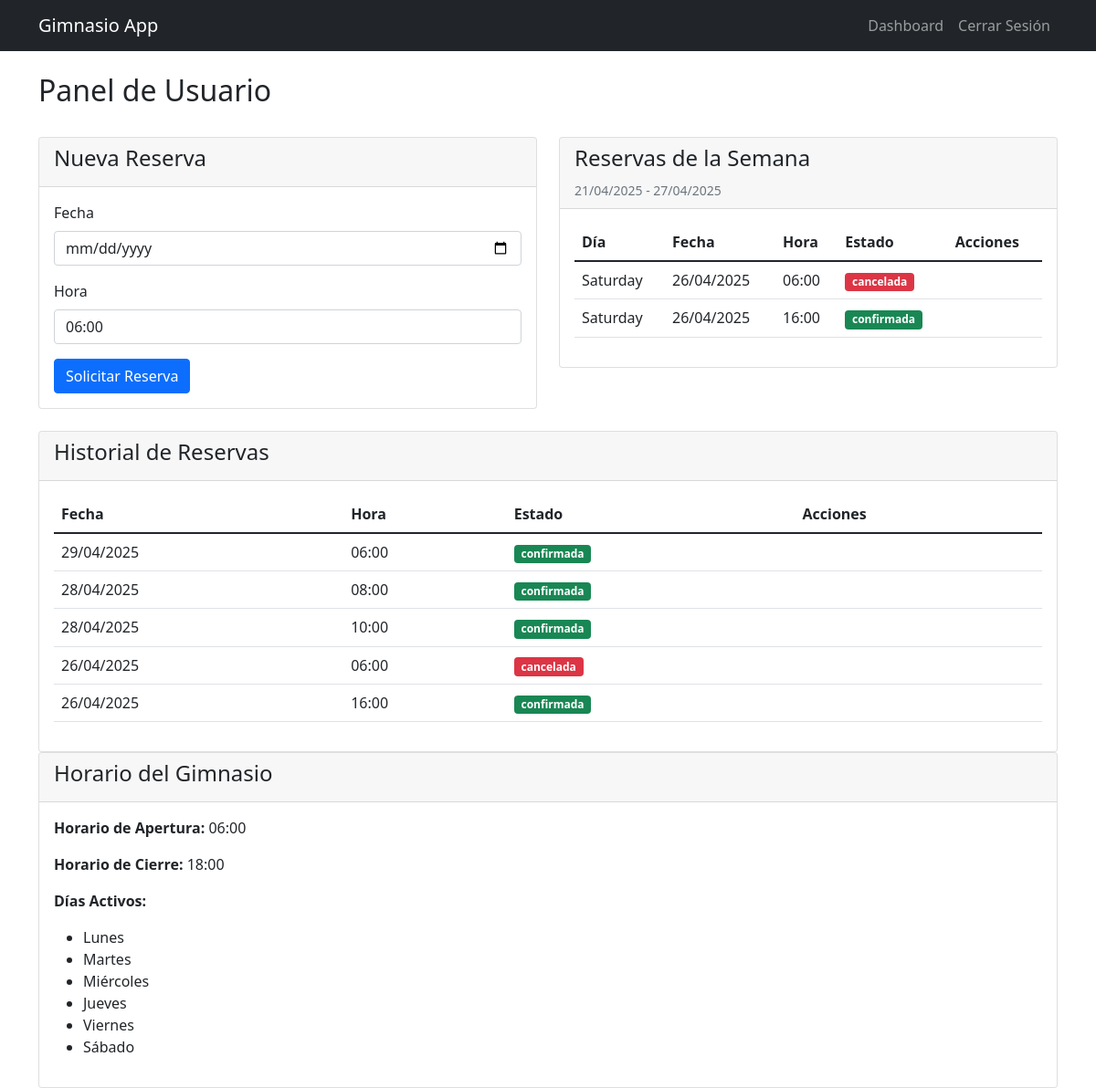
Screenshot of /dashboard (signed in) with the database file from the repository.
### app.py (models this page shows)
class Reserva(db.Model):
    id = db.Column(db.Integer, primary_key=True)
    fecha = db.Column(db.Date, nullable=False)
    hora = db.Column(db.Time, nullable=False)
    usuario_id = db.Column(db.Integer, db.ForeignKey('usuario.id'), nullable=False)
    estado = db.Column(db.String(20), default='pendiente')  # pendiente, confirmada, cancelada, completada
    fecha_creacion = db.Column(db.DateTime, default=datetime.utcnow)

class Configuracion(db.Model):
    id = db.Column(db.Integer, primary_key=True)
    hora_apertura = db.Column(db.Time, default=time(6, 0))  # 6:00 AM
    hora_cierre = db.Column(db.Time, default=time(18, 0))    # 6:00 PM
    dias_activos = db.Column(db.String(100), default='1,2,3,4,5,6')  # 1=Lunes, 7=Domingo
    admin_email = db.Column(db.String(120), default='admin@gimnasio.com')  # Correo para notificaciones
    capacidad_maxima = db.Column(db.Integer, default=10)  # Capacidad máxima por hora

### app.py (the view, shortened to what this page needs)
@app.route('/dashboard')
@login_required
def dashboard():
    config = Configuracion.query.first()
    hoy = datetime.now().date()
    inicio_semana = hoy - timedelta(days=hoy.weekday())
    fin_semana = inicio_semana + timedelta(days=6)
    mis_reservas = Reserva.query.filter_by(usuario_id=current_user.id).order_by(Reserva.fecha.desc()).all()
    reservas_semana = [r for r in mis_reservas if inicio_semana <= r.fecha <= fin_semana]
    horas_disponibles = []
    hora_actual = config.hora_apertura
    while hora_actual < config.hora_cierre:
        horas_disponibles.append(hora_actual.strftime('%H:%M'))
        minutos = hora_actual.hour * 60 + hora_actual.minute + 60
        hora_actual = time(hour=minutos // 60, minute=minutos % 60)
    dias = {
        '1': 'Lunes',
        '2': 'Martes',
        '3': 'Miércoles',
        '4': 'Jueves',
        '5': 'Viernes',
        '6': 'Sábado',
        '7': 'Domingo'
    }
    dias_activos = [dias[dia] for dia in config.dias_activos.split(',')]
    return render_template('user_dashboard.html',
                         config=config,
                         mis_reservas=mis_reservas,
                         reservas_semana=reservas_semana,
                         inicio_semana=inicio_semana,
                         fin_semana=fin_semana,
                         horas_disponibles=horas_disponibles,
                         dias_activos=dias_activos)

### app.py (called while the page is built)
@login_manager.user_loader
def load_user(user_id):
    return Usuario.query.get(int(user_id))

### templates/user_dashboard.html (shortened to what this page needs)
{% extends "base.html" %}
{% block content %}
<div class="row">
    <div class="col-md-12 mb-4">
        <h2>Panel de Usuario</h2>
    </div>
</div>
<div class="row">
    <div class="col-md-6 mb-4">
        <div class="card">
            <div class="card-header">
                <h4>Nueva Reserva</h4>
            </div>
            <div class="card-body">
                <form method="POST" action="{{ url_for('crear_reserva') }}">
                    <div class="mb-3">
                        <label class="form-label">Fecha</label>
                        <input type="date" class="form-control" name="fecha" required>
                    </div>
                    <div class="mb-3">
                        <label class="form-label">Hora</label>
                        <select class="form-control" name="hora" required>
                            {% for hora in horas_disponibles %}
                            <option value="{{ hora }}">{{ hora }}</option>
                            {% endfor %}
                        </select>
                    </div>
                    <button type="submit" class="btn btn-primary">Solicitar Reserva</button>
                </form>
            </div>
        </div>
    </div>
    <div class="col-md-6 mb-4">
        <div class="card">
            <div class="card-header">
                <h4>Reservas de la Semana</h4>
                <small class="text-muted">
                    {{ inicio_semana.strftime('%d/%m/%Y') }} - {{ fin_semana.strftime('%d/%m/%Y') }}
                </small>
            </div>
            <div class="card-body">
                {% if reservas_semana %}
                <div class="table-responsive">
                    <table class="table">
                        <thead>
                            <tr>
                                <th>Día</th>
                                <th>Fecha</th>
                                <th>Hora</th>
                                <th>Estado</th>
                                <th>Acciones</th>
                            </tr>
                        </thead>
                        <tbody>
                            {% for reserva in reservas_semana|sort(attribute='fecha') %}
                            <tr>
                                <td>{{ reserva.fecha.strftime('%A')|title }}</td>
                                <td>{{ reserva.fecha.strftime('%d/%m/%Y') }}</td>
                                <td>{{ reserva.hora.strftime('%H:%M') }}</td>
                                <td>
                                    <span class="badge {% if reserva.estado == 'confirmada' %}bg-success
                                                  {% elif reserva.estado == 'cancelada' %}bg-danger
                                                  {% elif reserva.estado == 'completada' %}bg-info
                                                  {% else %}bg-warning{% endif %}">
                                        {{ reserva.estado }}
                                    </span>
                                </td>
                                <td>
                                </td>
                            </tr>
                            {% endfor %}
                        </tbody>
                    </table>
                </div>
                {% else %}
                <p class="text-muted">No tienes reservas para esta semana.</p>
                {% endif %}
            </div>
        </div>
    </div>
</div>
<div class="row">
    <div class="col-md-12">
        <div class="card">
            <div class="card-header">
                <h4>Historial de Reservas</h4>
            </div>
            <div class="card-body">
                {% if mis_reservas %}
                <div class="table-responsive">
                    <table class="table">
                        <thead>
                            <tr>
                                <th>Fecha</th>
                                <th>Hora</th>
                                <th>Estado</th>
                                <th>Acciones</th>
                            </tr>
                        </thead>
                        <tbody>
                            {% for reserva in mis_reservas %}
                            <tr>
                                <td>{{ reserva.fecha.strftime('%d/%m/%Y') }}</td>
                                <td>{{ reserva.hora.strftime('%H:%M') }}</td>
                                <td>
                                    <span class="badge {% if reserva.estado == 'confirmada' %}bg-success
                                                  {% elif reserva.estado == 'cancelada' %}bg-danger
                                                  {% elif reserva.estado == 'completada' %}bg-info
                                                  {% else %}bg-warning{% endif %}">
                                        {{ reserva.estado }}
                                    </span>
                                </td>
                                <td>
                                </td>
                            </tr>
                            {% endfor %}
                        </tbody>
                    </table>
                </div>
                {% else %}
                <p class="text-muted">No tienes reservas registradas.</p>
                {% endif %}
            </div>
        </div>
    </div>
</div>
<div class="row">
    <div class="col-md-12">
        <div class="card">
            <div class="card-header">
                <h4>Horario del Gimnasio</h4>
            </div>
            <div class="card-body">
                <p><strong>Horario de Apertura:</strong> {{ config.hora_apertura.strftime('%H:%M') }}</p>
                <p><strong>Horario de Cierre:</strong> {{ config.hora_cierre.strftime('%H:%M') }}</p>
                <p><strong>Días Activos:</strong></p>
                <ul>
                    {% for dia in dias_activos %}
                    <li>{{ dia }}</li>
                    {% endfor %}
                </ul>
            </div>
        </div>
    </div>
</div>
{% endblock %}

### templates/base.html (shortened to what this page needs)
<!DOCTYPE html>
<html lang="es">
<head>
    <link href="https://cdn.jsdelivr.net/npm/bootstrap@5.1.3/dist/css/bootstrap.min.css" rel="stylesheet">
    <link href="https://cdnjs.cloudflare.com/ajax/libs/font-awesome/5.15.4/css/all.min.css" rel="stylesheet">
</head>
<body>
    <nav class="navbar navbar-expand-lg navbar-dark bg-dark">
        <div class="container">
            <a class="navbar-brand" href="{{ url_for('index') }}">Gimnasio App</a>
            <div class="collapse navbar-collapse" id="navbarNav">
                <ul class="navbar-nav ms-auto">
                    {% if current_user.is_authenticated %}
                        <li class="nav-item">
                            <a class="nav-link" href="{{ url_for('dashboard') }}">Dashboard</a>
                        </li>
                        <li class="nav-item">
                            <a class="nav-link" href="{{ url_for('logout') }}">Cerrar Sesión</a>
                        </li>
                    {% else %}
                        <li class="nav-item">
                            <a class="nav-link" href="{{ url_for('login') }}">Iniciar Sesión</a>
                        </li>
                    {% endif %}
                </ul>
            </div>
        </div>
    </nav>
    <div class="container mt-4">
        {% block content %}{% endblock %}
    </div>
</body>
</html>

### rows the page displays
Reserva: fecha "Saturday", fecha "26/04/2025", hora "06:00", estado "cancelada"
Reserva: fecha "Saturday", fecha "26/04/2025", hora "16:00", estado "confirmada"
Reserva: fecha "29/04/2025", hora "06:00", estado "confirmada"
Reserva: fecha "28/04/2025", hora "08:00", estado "confirmada"
Reserva: fecha "28/04/2025", hora "10:00", estado "confirmada"
Configuracion: hora_apertura "06:00", hora_cierre "18:00"

### other values shown
{{ inicio_semana.strftime('%d/%m/%Y') }} "21/04/2025"
{{ fin_semana.strftime('%d/%m/%Y') }} "27/04/2025"
{{ dia }} "Lunes" "Martes" "Miércoles" "Jueves" "Viernes" "Sábado"
form field hora "06:00"
